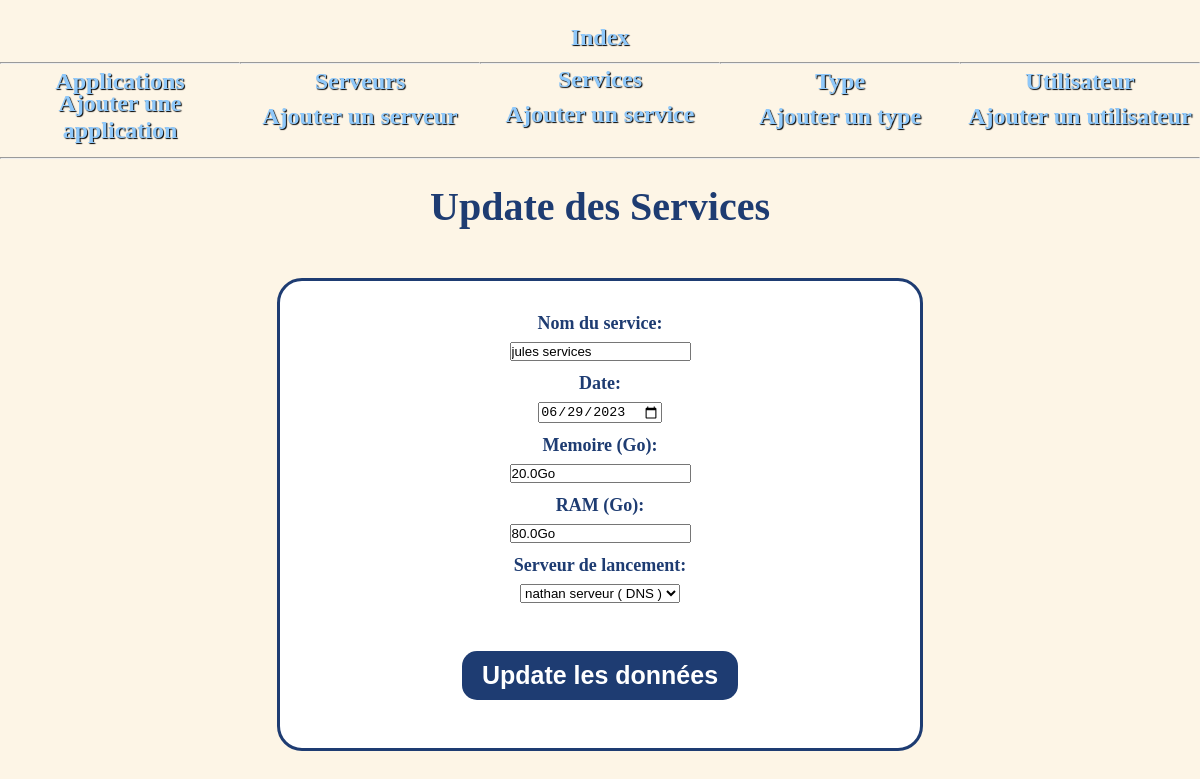
Screenshot of /adminsite/services/update/4/ with the database file from the repository.
### adminsite/models.py (models this page shows, shortened)
class Services(models.Model):
    nom = models.CharField(max_length=30)
    date = models.DateField()
    stockage_use = models.CharField(max_length=18,null=True)
    memoire_vive = models.CharField(max_length=18,null=True)
    serveur_lancement = models.ForeignKey(Serveurs, on_delete=models.CASCADE, null=True, related_name="serveur_lancement")
    def dico(self):
        return {"nom": self.nom, "date": self.date,"stockage_use": self.stockage_use,"memoire_vive": self.memoire_vive,"serveur_lancement": self.serveur_lancement}

class Serveurs(models.Model):
    nom = models.CharField(max_length=100)
    type = models.ForeignKey(Types, on_delete=models.CASCADE, null=True, related_name="Type")
    processeur = models.IntegerField(max_length=20,null=True)
    memoire_choices = (("64Go","64Go"),("32Go","32Go"),("16Go","16Go"),("8Go","8Go"))
    memoire = models.CharField(max_length=20, choices=memoire_choices, null=True)
    stockage_choices =(("1To","1To"),("512Go","512Go"),("256Go","256Go"), ("128Go","128Go"), ("64Go","64Go"), ("32Go","32Go"))
    stockage = models.CharField(max_length=20, choices=stockage_choices, null=True)
    stockage_initial = models.CharField(max_length=20, null=True, blank=True)
    def __str__(self):
        return f" {self.nom} ( {self.type} )"

### adminsite/services_views.py (the view)
# urls.py: path('services/update/<int:id>/', services_views.update),
def update(request, id):
    serv = models.Services.objects.get(pk=id)
    form = ServicesForms(serv.dico())
    return render(request,"adminsite/services/update.html",{"form":form, "id": id})

### adminsite/forms.py
class ServicesForms(ModelForm):
    date = forms.DateField(widget=forms.DateInput(attrs={"type" : "date"}))
    class Meta:
        model = models.Services
        fields = ('nom','date','stockage_use','memoire_vive','serveur_lancement')
        labels = {
            'nom': _('Nom du service'),
            'date':_('Date de lancement'),
            'stockage_use': _('Memoire (Go)'),
            'memoire_vive': _('RAM (Go)'),
            'serveur_lancement': _('Serveur de lancement'),
        }

### adminsite/models.py (called while the page is built)
    def __str__(self):
        return f"{self.type}"

### adminsite/templates/adminsite/services/update.html (shortened to what this page needs)
<!DOCTYPE html>
<html lang="en">
    {% extends "adminsite/main.html" %}
    {% block content %}
    <h2> Update des Services</h2>
<form method="post" action="/adminsite/services/update_traitement/{{id}}/" enctype="multipart/form-data">
{{ form }}<br><br><br>
<input type="submit" value="Update les données" class="button">
</form>
{% endblock %}

### adminsite/static/adminsite/index.css (style rules this page uses)
* { padding: 0; margin: 0; }
body { text-align: center; background-color:oldlace; }
.button { display: inline-block; padding: 10px 20px; font-size: 25px; font-weight: bold; text-align: center; text-decoration: none; background-color: #1e3c72; color: #fff; border: none; border-radius: 15px; cursor: pointer; transition: background-color 0.3s ease; margin-top: 1%; margin-bottom: 4%; }
form { max-width: 50%; margin: 0 auto; padding: 20px; margin-top: 4%; margin-bottom: 1%; padding-bottom: 2%; background-color: #fff; border: 3px solid #1e3c72; border-radius: 25px; font-size: large; }
form label { display: block; font-weight: bolder; color: #1e3c72; padding-top: 2%; padding-bottom: 1%; }
h2 { color:#1e3c72; font-weight: bold; margin-top: 2%; font-size: 250%; margin-bottom: 2%; }

### rows the page displays
Services: nom "jules services", date "06/29/2023", stockage_use "20.0Go", memoire_vive "80.0Go", serveur_lancement "nathan serveur ( DNS )"
